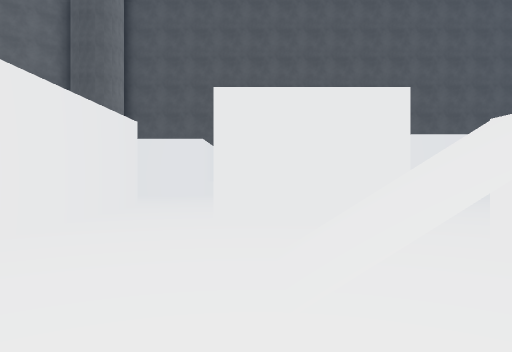
view 1 (above)

24 first-person views from a walk through a 3-D level made in the Unity game engine. The camera is 1.4 m above the floor, looks level and sees 70° across. The floor is counted in squares, 2 m on a side. Each view is taken from the middle of a square. On the plan, view 1 faces up. The plan holds only what a view shows up to about 11 squares ahead; the rest is blank. The place goes on beyond the plan. Surface patterns are stand-ins for the level's own textures.

view 2
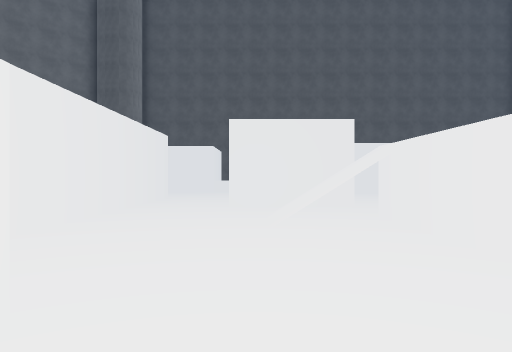

view 3
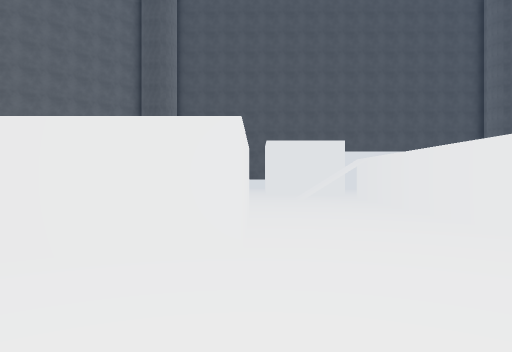

view 4
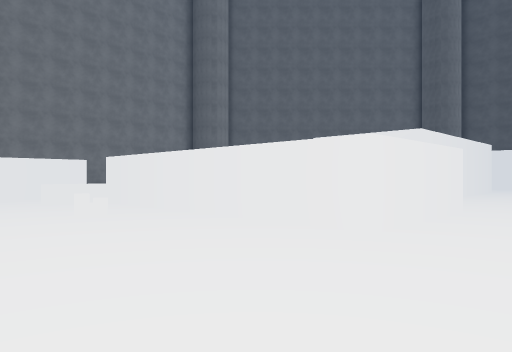

view 5
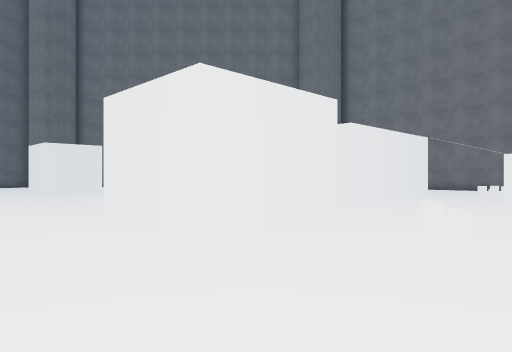

view 6
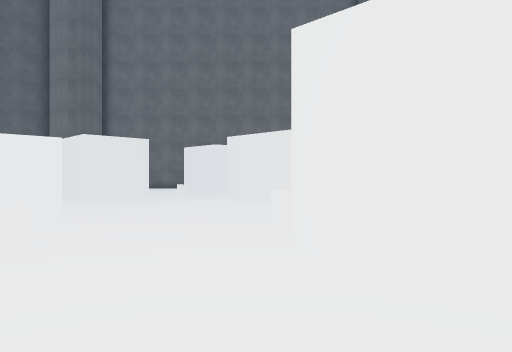

view 7
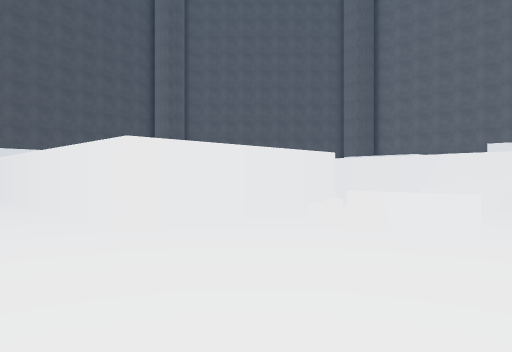

view 8
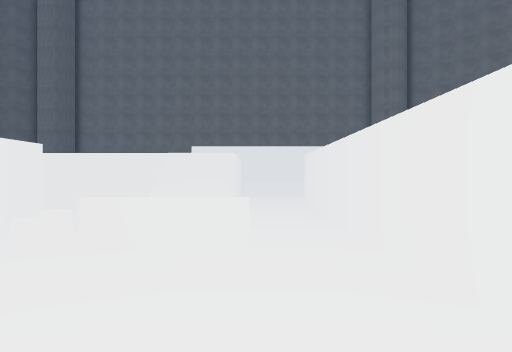

view 9
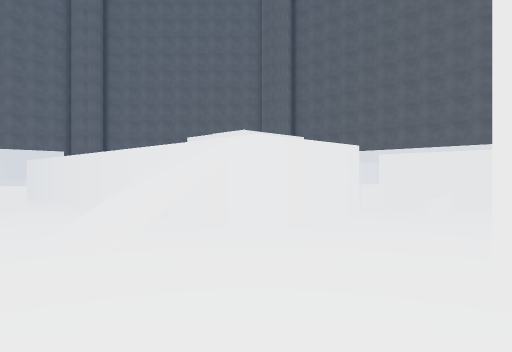

view 10
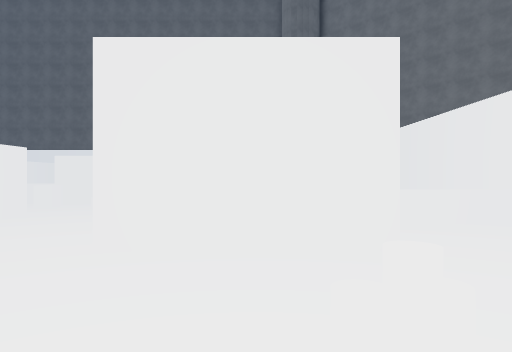

view 11
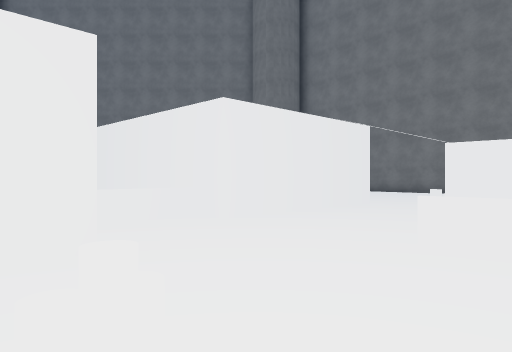

view 12
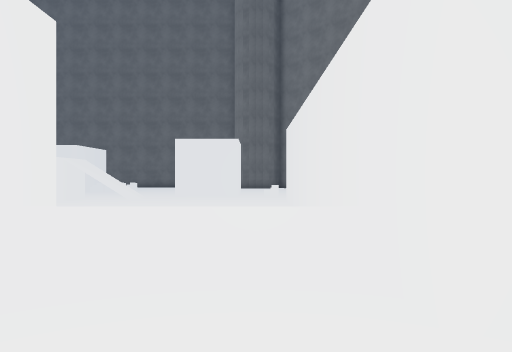

view 13
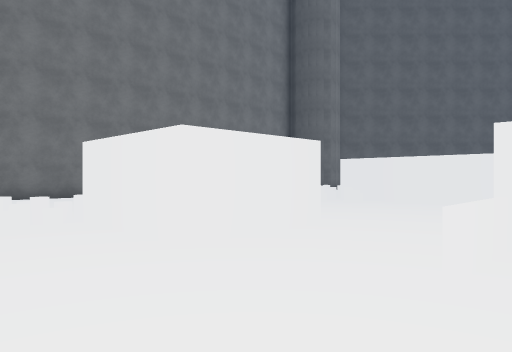

view 14
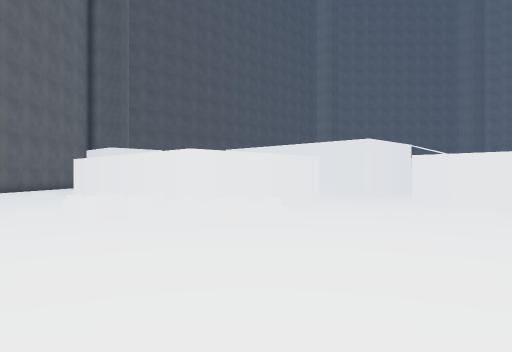

view 15
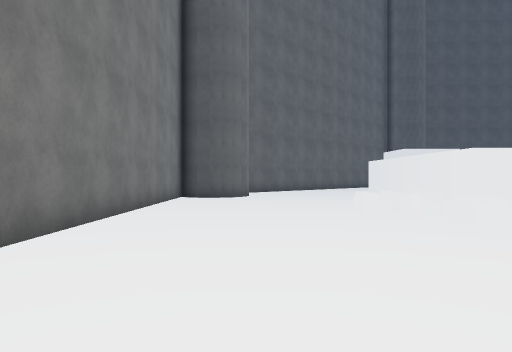

view 16
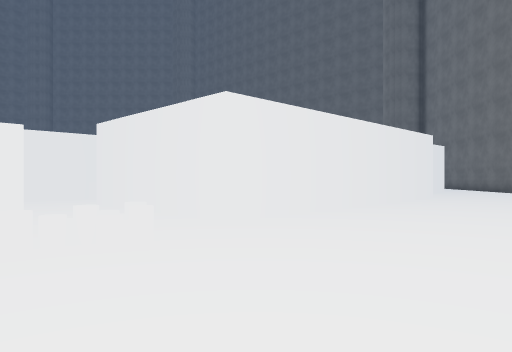

view 17
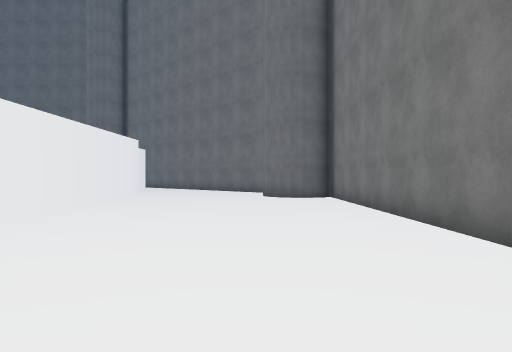

view 18
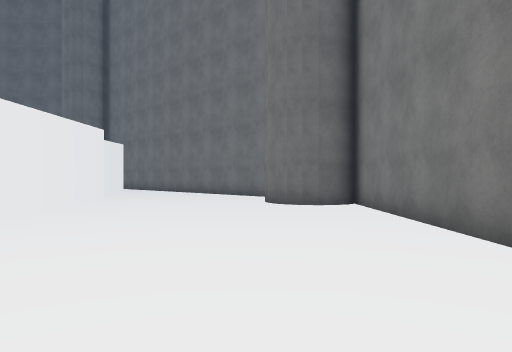

view 19
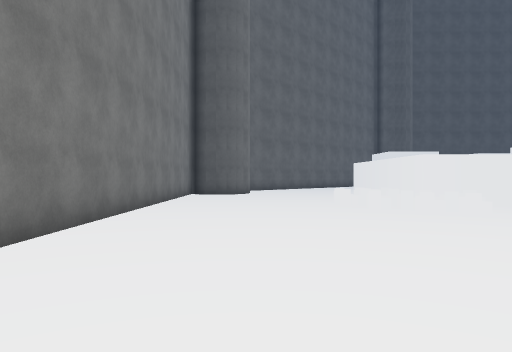

view 20
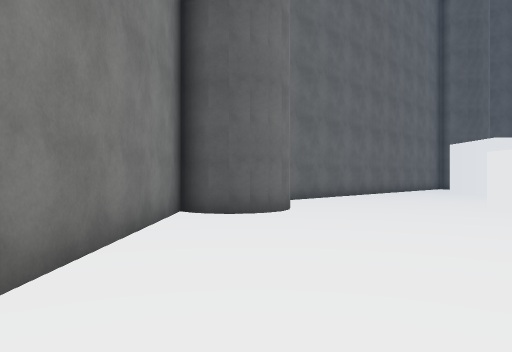

view 21
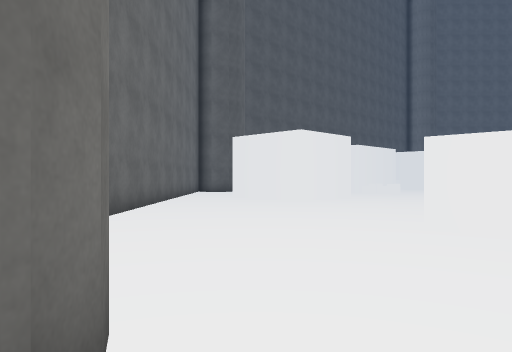

view 22
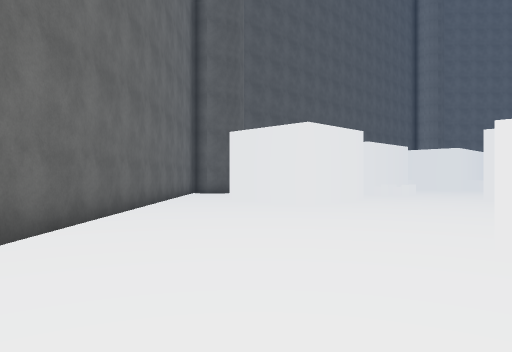

view 23
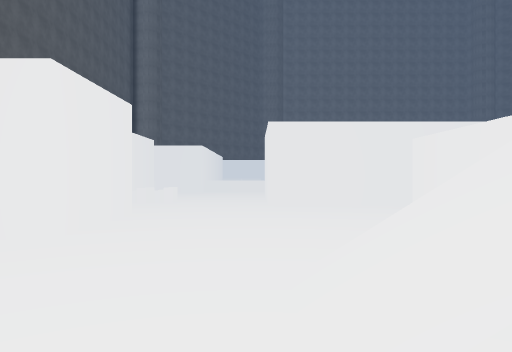

view 24
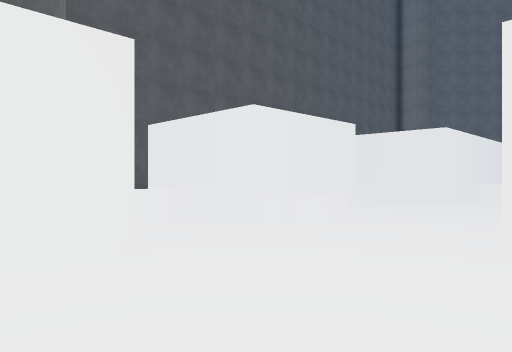

### Floor plan
Points are (right, up) in squares from view 1. A wall is a line through its corners. A room is listed if a view was taken in it or the views show most of it. See-through windows are left out.
Room 1 (view 1)
walls: (2.2, 5.3) (-0.6, 5.3); (2.1, -1.6) (2.1, 3.4); (-2.8, 8.8) (-2.8, 1.1)
ways out: opening at (0.5, -2) to room 2; opening at (-2.5, -0.5) to room 3; opening at (-1.5, 9) to room 3; opening at (2, 4.5)
Room 2 (views 2, 3, 4, 5, 6, 7, 8, 9, 10, 11, 12, 13)
walls: (-0.9, -11.6) (-0.9, -9.2) (4.5, -9.2); (-6.4, -10) (-6.4, -8.4) (-3.5, -8.4) (-3.5, -11.1); (-6.4, -11.1) (-6.4, -10.4); (-2.6, -14.3) (0.1, -14.3); (-10.6, -9.6) (-8.8, -9.6) (-8.8, -18); (-1.1, -1.2) (-1.1, -4.9) (-8.8, -4.9); (-2.6, -19) (-2.6, -17.9); (4.5, -4.6) (2.1, -4.6) (2.1, -1.6)
low walls: (-4.9, -12.1) (-4.9, -12.6); (-0.4, -14.4) (-0.4, -12.8); (-8.9, -10.3) (-6.2, -10.3); (4.4, -8) (4.4, -6.5); (-8.8, -4.9) (-8.8, -6.5)
ways out: opening at (0.5, -2) to room 1; opening at (-11.5, -8.5) to room 3; opening at (-10, -5.5) to room 3; opening at (4, -9); opening at (4, -5.5)
objects: other object (-6, -7); other object (-6, -6); other object (-2, -13); other object (4, -6)
Room 3 (views 14, 15, 16, 17, 18, 19, 20, 21, 22, 23, 24)
walls: (-9.9, 0.7) (-14, 0.7) (-14, 6.9); (-11.1, -4.5) (-11.1, -6.9) (-13.4, -6.9); (-8.9, -3.5) (-8.9, -1.2); (-11.5, 6.8) (-9.9, 6.8); (-6.4, 5.2) (-6.4, 8.7) (-4.5, 8.7); (-18.3, 6.4) (-18.9, 5.8); (-19.1, 5.8) (-19.7, 5.7); (-18.3, 6.6) (-18.6, 6.1); (-19.5, 5.7) (-19.9, 5.8) (-20.5, 6.1) (-20.5, -6.9); (-18.2, 7.1) (-18.4, 6.2) (-19.3, 5.7); (-20.5, -8.5) (-20.5, -17.2); (-8.2, 11.2) (-11, 11.2) (-11, 14.1); (-12.7, 14.9) (-18, 9.7); (-19.1, -16.8) (-18.8, -17) (-18.4, -17.4) (-18.2, -18.1); (-19.5, -16.7) (-18.9, -16.8); (-13.8, -18.2) (-13.8, -9.6) (-10.6, -9.6); (-20.1, -16.8) (-19.3, -16.7); (-1.8, 12.7) (-5.4, 12.7); (0.4, 11.2) (0.4, 13.2)
low walls: (-5.4, 13.2) (-7.5, 13.2); (1.2, 10.1) (1.2, 11.4); (0.4, 13.2) (-1, 13.2)
ways out: opening at (-2.5, -0.5) to room 1; opening at (-1.5, 9) to room 1; opening at (-11.5, -8.5) to room 2; opening at (-10, -5.5) to room 2; opening at (-12, 14)
objects: other object (-16, 1); other object (-16, 2); other object (-15, -8); other object (-15, -1); other object (-15, 0); other object (-15, 1); other object (-14, -8); other object (-14, -7); other object (-14, -2); other object (-14, -1); other object (-14, 0); other object (-13, 0); other object (-6, 12); other object (-5, 11); other object (-5, 12)

Positions as (right, up) in squares from view 1, and headings:
1: (0, 0), facing up
2: (0, -3), facing up
3: (-1, -8), facing up
4: (1, -9), facing up-left
5: (-1, -5), facing down-left
6: (-1, -9), facing down-left
7: (0, -9), facing up-right
8: (1, -8), facing right
9: (-4, -6), facing down-right
10: (-5, -5), facing down
11: (-5, -5), facing down-left
12: (-8, -8), facing down
13: (-8, -9), facing up-left
14: (-18, -5), facing up-right
15: (-18, -6), facing up
16: (-18, -6), facing down-right
17: (-18, -5), facing down
18: (-18, -8), facing down
19: (-18, -8), facing up
20: (-19, -1), facing up
21: (-19, 5), facing up-right
22: (-18, 6), facing up-right
23: (-15, 9), facing right
24: (-10, 8), facing up-right
